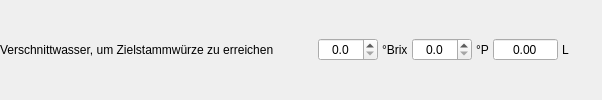
            <widget class="QWidget" name="wdgWasserVerschneidung" native="true">
             <layout class="QHBoxLayout" name="horizontalLayout_6">
              <property name="spacing">
               <number>4</number>
              </property>
              <property name="leftMargin">
               <number>0</number>
              </property>
              <property name="topMargin">
               <number>0</number>
              </property>
              <property name="rightMargin">
               <number>0</number>
              </property>
              <property name="bottomMargin">
               <number>0</number>
              </property>
              <item>
               <widget class="QLabel" name="lblWasserVerschneidung">
                <property name="text">
                 <string>Verschnittwasser, um Zielstammwürze zu erreichen</string>
                </property>
               </widget>
              </item>
              <item>
               <spacer name="horizontalSpacer_14">
                <property name="orientation">
                 <enum>Qt::Orientation::Horizontal</enum>
                </property>
                <property name="sizeHint" stdset="0">
                 <size>
                  <width>40</width>
                  <height>20</height>
                 </size>
                </property>
               </spacer>
              </item>
              <item>
               <widget class="DoubleSpinBox" name="tbWasserVerschneidungBrix">
                <property name="minimumSize">
                 <size>
                  <width>60</width>
                  <height>0</height>
                 </size>
                </property>
                <property name="maximumSize">
                 <size>
                  <width>60</width>
                  <height>16777215</height>
                 </size>
                </property>
                <property name="alignment">
                 <set>Qt::AlignmentFlag::AlignCenter</set>
                </property>
                <property name="decimals">
                 <number>1</number>
                </property>
                <property name="singleStep">
                 <double>0.100000000000000</double>
                </property>
               </widget>
              </item>
              <item>
               <widget class="QLabel" name="label_180">
                <property name="text">
                 <string notr="true">°Brix</string>
                </property>
               </widget>
              </item>
              <item>
               <widget class="DoubleSpinBox" name="tbWasserVerschneidungSW">
                <property name="minimumSize">
                 <size>
                  <width>60</width>
                  <height>0</height>
                 </size>
                </property>
                <property name="maximumSize">
                 <size>
                  <width>60</width>
                  <height>16777215</height>
                 </size>
                </property>
                <property name="alignment">
                 <set>Qt::AlignmentFlag::AlignCenter</set>
                </property>
                <property name="decimals">
                 <number>1</number>
                </property>
                <property name="singleStep">
                 <double>0.100000000000000</double>
                </property>
               </widget>
              </item>
              <item>
               <widget class="QLabel" name="label_55">
                <property name="text">
                 <string notr="true">°P</string>
                </property>
               </widget>
              </item>
              <item>
               <widget class="DoubleSpinBox" name="tbWasserVerschneidung">
                <property name="toolTip">
                 <string>&lt;html&gt;&lt;head/&gt;&lt;body&gt;&lt;p&gt;Liegt die gemessene Stammwürze beim Anstellen &lt;span style=&quot; font-weight:600;&quot;&gt;über&lt;/span&gt; die im Rezept festgelegte &lt;span style=&quot; font-weight:600;&quot;&gt;Zielstammwürze&lt;/span&gt;, wird hier die &lt;span style=&quot; font-weight:600;&quot;&gt;Wassermenge zum Verdünnen&lt;/span&gt; angegeben, um den angestrebten Wert zu erreichen.&lt;/p&gt;&lt;p&gt;Wurde ein &lt;span style=&quot; font-weight:600;&quot;&gt;High-Gravity Faktor&lt;/span&gt; angegeben, so wird die Verdünnung hier vorgenommen.&lt;/p&gt;&lt;p&gt;Dazu gibt man vorsichtig eine Wassermenge zu, misst die Stammwürze neu und trägt den neuen Wert bei der Stammwürze beim Anstellen ein und passt die Würzemenge entsprechend an. Der Vorgang wird wiederholt, bis die Zielstammwürze erreicht wurde.&lt;/p&gt;&lt;p&gt;&lt;span style=&quot; font-weight:600; color:#fc0107;&quot;&gt;Achtung: &lt;/span&gt;Es empfiehlt sich mehrfach zu messen und die Wassermenge schrittweise und immer leicht unter dem angegebenen Wert beizufügen. Damit vermeidet man die Gefahr einer übermäßigen Verdünnung. Das vermeidet die Gefahr, dass ein Bier nicht mehr stilchecht, der Volksmund sagt: verpanscht, ist.&lt;/p&gt;&lt;/body&gt;&lt;/html&gt;</string>
                </property>
                <property name="alignment">
                 <set>Qt::AlignmentFlag::AlignCenter</set>
                </property>
                <property name="readOnly">
                 <bool>true</bool>
                </property>
                <property name="buttonSymbols">
                 <enum>QAbstractSpinBox::ButtonSymbols::NoButtons</enum>
                </property>
                <property name="showGroupSeparator" stdset="0">
                 <bool>true</bool>
                </property>
                <property name="decimals">
                 <number>2</number>
                </property>
                <property name="maximum">
                 <double>99999.000000000000000</double>
                </property>
                <property name="singleStep">
                 <double>0.100000000000000</double>
                </property>
               </widget>
              </item>
              <item>
               <widget class="QLabel" name="lblWasserVerschneidungEinheit">
                <property name="minimumSize">
                 <size>
                  <width>40</width>
                  <height>0</height>
                 </size>
                </property>
                <property name="text">
                 <string notr="true">L</string>
                </property>
               </widget>
              </item>
             </layout>
            </widget>
